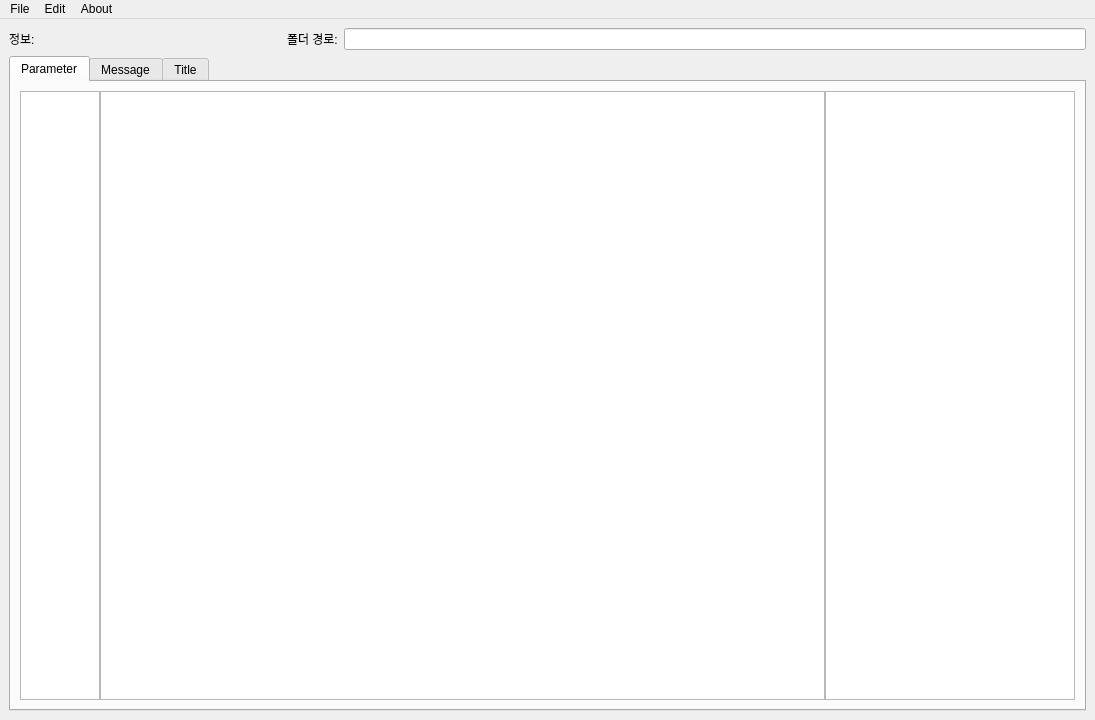
<?xml version="1.0" encoding="UTF-8"?>
<ui version="4.0">
 <class>MainWindow</class>
 <widget class="QMainWindow" name="MainWindow">
  <property name="geometry">
   <rect>
    <x>0</x>
    <y>0</y>
    <width>1095</width>
    <height>720</height>
   </rect>
  </property>
  <property name="windowTitle">
   <string/>
  </property>
  <widget class="QWidget" name="centralwidget">
   <layout class="QGridLayout" name="gridLayout">
    <item row="0" column="0">
     <layout class="QHBoxLayout" name="horizontalLayout">
      <item>
       <widget class="QLabel" name="label_2">
        <property name="text">
         <string>정보:</string>
        </property>
       </widget>
      </item>
      <item>
       <widget class="QLabel" name="lblVersion">
        <property name="minimumSize">
         <size>
          <width>200</width>
          <height>0</height>
         </size>
        </property>
        <property name="text">
         <string/>
        </property>
       </widget>
      </item>
      <item>
       <spacer name="horizontalSpacer">
        <property name="orientation">
         <enum>Qt::Horizontal</enum>
        </property>
        <property name="sizeType">
         <enum>QSizePolicy::Minimum</enum>
        </property>
        <property name="sizeHint" stdset="0">
         <size>
          <width>40</width>
          <height>20</height>
         </size>
        </property>
       </spacer>
      </item>
      <item>
       <widget class="QLabel" name="label">
        <property name="text">
         <string>폴더 경로:</string>
        </property>
       </widget>
      </item>
      <item>
       <widget class="QLineEdit" name="lineSourcePath">
        <property name="readOnly">
         <bool>true</bool>
        </property>
       </widget>
      </item>
     </layout>
    </item>
    <item row="1" column="0">
     <widget class="QTabWidget" name="tabWidget">
      <property name="currentIndex">
       <number>0</number>
      </property>
      <widget class="QWidget" name="tabParameter">
       <attribute name="title">
        <string>Parameter</string>
       </attribute>
       <layout class="QGridLayout" name="gridLayout_2">
        <item row="0" column="0">
         <widget class="QSplitter" name="splitter">
          <property name="orientation">
           <enum>Qt::Horizontal</enum>
          </property>
          <property name="handleWidth">
           <number>0</number>
          </property>
          <widget class="QTableView" name="viewGroup">
           <property name="maximumSize">
            <size>
             <width>80</width>
             <height>16777215</height>
            </size>
           </property>
          </widget>
          <widget class="QTableView" name="viewParameter"/>
          <widget class="QTableView" name="viewParameterDetail">
           <property name="maximumSize">
            <size>
             <width>250</width>
             <height>16777215</height>
            </size>
           </property>
          </widget>
         </widget>
        </item>
       </layout>
      </widget>
      <widget class="QWidget" name="tabMessage">
       <attribute name="title">
        <string>Message</string>
       </attribute>
       <layout class="QGridLayout" name="gridLayout_3">
        <item row="0" column="0">
         <widget class="QSplitter" name="splitter_3">
          <property name="orientation">
           <enum>Qt::Horizontal</enum>
          </property>
          <widget class="QSplitter" name="splitter_4">
           <property name="maximumSize">
            <size>
             <width>500</width>
             <height>16777215</height>
            </size>
           </property>
           <property name="orientation">
            <enum>Qt::Vertical</enum>
           </property>
           <widget class="QTableView" name="viewMsgInfo">
            <property name="maximumSize">
             <size>
              <width>500</width>
              <height>16777215</height>
             </size>
            </property>
           </widget>
          </widget>
          <widget class="QTableView" name="viewMsgValue"/>
         </widget>
        </item>
       </layout>
      </widget>
      <widget class="QWidget" name="tabTitle">
       <attribute name="title">
        <string>Title</string>
       </attribute>
       <layout class="QGridLayout" name="gridLayout_5">
        <item row="0" column="0">
         <widget class="QTableView" name="viewTitle"/>
        </item>
       </layout>
      </widget>
     </widget>
    </item>
   </layout>
  </widget>
  <widget class="QMenuBar" name="menubar">
   <property name="geometry">
    <rect>
     <x>0</x>
     <y>0</y>
     <width>1095</width>
     <height>21</height>
    </rect>
   </property>
   <widget class="QMenu" name="menuFile">
    <property name="title">
     <string>File</string>
    </property>
    <addaction name="actionOpen"/>
    <addaction name="actionSave"/>
    <addaction name="actionSave_As"/>
    <addaction name="actionExit"/>
   </widget>
   <widget class="QMenu" name="menuEdit">
    <property name="title">
     <string>Edit</string>
    </property>
    <addaction name="actionCopy"/>
    <addaction name="actionPaste"/>
    <addaction name="actionInsert"/>
    <addaction name="actionDelete"/>
    <addaction name="actionFind"/>
   </widget>
   <widget class="QMenu" name="menuAbout">
    <property name="title">
     <string>About</string>
    </property>
    <addaction name="actionAbout"/>
   </widget>
   <addaction name="menuFile"/>
   <addaction name="menuEdit"/>
   <addaction name="menuAbout"/>
  </widget>
  <action name="actionCopy">
   <property name="text">
    <string>Copy</string>
   </property>
  </action>
  <action name="actionPaste">
   <property name="text">
    <string>Paste</string>
   </property>
  </action>
  <action name="actionInsert">
   <property name="text">
    <string>Insert</string>
   </property>
  </action>
  <action name="actionDelete">
   <property name="text">
    <string>Delete</string>
   </property>
  </action>
  <action name="actionFind">
   <property name="text">
    <string>Find</string>
   </property>
   <property name="shortcut">
    <string>Ctrl+F</string>
   </property>
  </action>
  <action name="actionOpen">
   <property name="text">
    <string>Open</string>
   </property>
   <property name="shortcut">
    <string>Ctrl+O</string>
   </property>
  </action>
  <action name="actionSave">
   <property name="text">
    <string>Save</string>
   </property>
   <property name="shortcut">
    <string>Ctrl+S</string>
   </property>
  </action>
  <action name="actionSave_As">
   <property name="text">
    <string>Save As</string>
   </property>
   <property name="shortcut">
    <string>Ctrl+Shift+S</string>
   </property>
  </action>
  <action name="actionAbout">
   <property name="text">
    <string>Table Editor 정보</string>
   </property>
  </action>
  <action name="actionExit">
   <property name="text">
    <string>Exit</string>
   </property>
  </action>
 </widget>
 <resources>
  <include location="resource.qrc"/>
 </resources>
 <connections/>
</ui>
